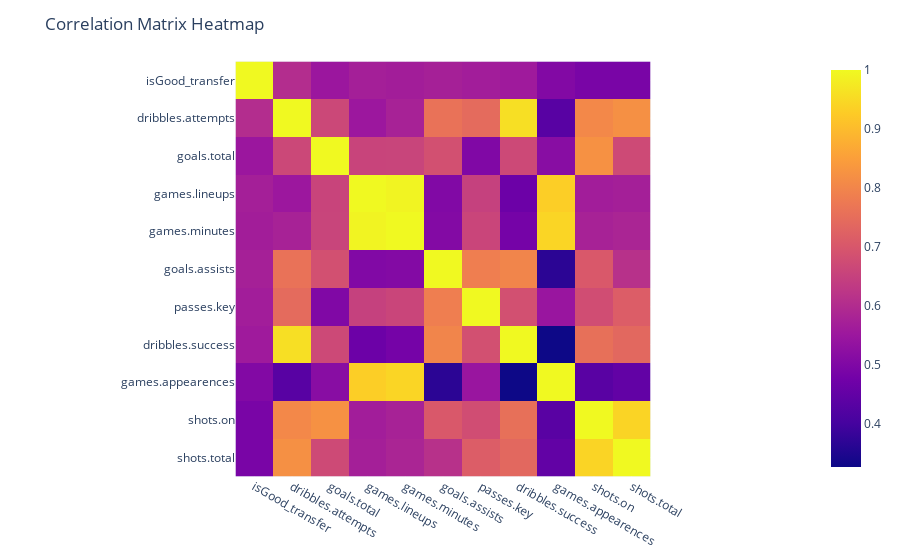

Notebook code for this chart:
### Code cell
corr_mat = change_in_stats_df.corr()
fig = px.imshow(corr_mat)
fig.update_layout(title="Correlation Matrix Heatmap")
fig.show()

variable_of_interest = 'isGood_transfer'
# Get the correlations with the variable of interest and sort them
correlations_with_target = corr_mat[variable_of_interest].sort_values(ascending=False)

# Display the most correlated variables
print("Most correlated variables with", variable_of_interest, ":\n", correlations_with_target)

### Figure 1 — Plotly figure (JSON) as saved in the notebook; plotly's stock layout.template omitted (floating-point values rounded to 4 significant figures)
{"data": [{"coloraxis": "coloraxis", "hovertemplate": "x: %{x}<br>y: %{y}<br>color: %{z}<extra></extra>", "name": "0", "type": "heatmap", "x": ["isGood_transfer", "dribbles.attempts", "goals.total", "games.lineups", "games.minutes", "goals.assists", "passes.key", "dribbles.success", "games.appearences", "shots.on", "shots.total"], "xaxis": "x", "y": ["isGood_transfer", "dribbles.attempts", "goals.total", "games.lineups", "games.minutes", "goals.assists", "passes.key", "dribbles.success", "games.appearences", "shots.on", "shots.total"], "yaxis": "y", "z": [[1, 0.6026, 0.549, 0.5695, 0.5659, 0.5719, 0.5654, 0.5585, 0.5046, 0.4887, 0.4886], [0.6026, 1, 0.6659, 0.5514, 0.5761, 0.7602, 0.7442, 0.9591, 0.4328, 0.8052, 0.8205], [0.549, 0.6659, 1, 0.6573, 0.6579, 0.6855, 0.5015, 0.6677, 0.5164, 0.8227, 0.6703], [0.5695, 0.5514, 0.6573, 1, 0.9923, 0.5027, 0.6496, 0.4667, 0.9322, 0.5652, 0.57], [0.5659, 0.5761, 0.6579, 0.9923, 1, 0.5064, 0.6589, 0.4824, 0.9429, 0.576, 0.5841], [0.5719, 0.7602, 0.6855, 0.5027, 0.5064, 1, 0.7861, 0.7997, 0.3666, 0.7042, 0.6133], [0.5654, 0.7442, 0.5015, 0.6496, 0.6589, 0.7861, 1, 0.6842, 0.5454, 0.6785, 0.7136], [0.5585, 0.9591, 0.6677, 0.4667, 0.4824, 0.7997, 0.6842, 1, 0.3271, 0.7558, 0.7375], [0.5046, 0.4328, 0.5164, 0.9322, 0.9429, 0.3666, 0.5454, 0.3271, 1, 0.4344, 0.4503], [0.4887, 0.8052, 0.8227, 0.5652, 0.576, 0.7042, 0.6785, 0.7558, 0.4344, 1, 0.9409], [0.4886, 0.8205, 0.6703, 0.57, 0.5841, 0.6133, 0.7136, 0.7375, 0.4503, 0.9409, 1]]}], "layout": {"coloraxis": {"colorscale": [[0, "#0d0887"], [0.1111, "#46039f"], [0.2222, "#7201a8"], [0.3333, "#9c179e"], [0.4444, "#bd3786"], [0.5556, "#d8576b"], [0.6667, "#ed7953"], [0.7778, "#fb9f3a"], [0.8889, "#fdca26"], [1, "#f0f921"]]}, "margin": {"t": 60}, "title": {"text": "Correlation Matrix Heatmap"}, "xaxis": {"anchor": "y", "constrain": "domain", "domain": [0, 1], "scaleanchor": "y"}, "yaxis": {"anchor": "x", "autorange": "reversed", "constrain": "domain", "domain": [0, 1]}}}
